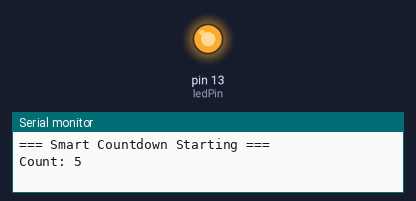
Bench run of a sketch on a simulated Arduino Uno, built with avr-gcc and run on an emulated ATmega328P. On the bench: output pins drawn as LEDs (lit = HIGH), the last lines printed to the serial monitor.

Above: at 0.1 s.
At 11.3 s:
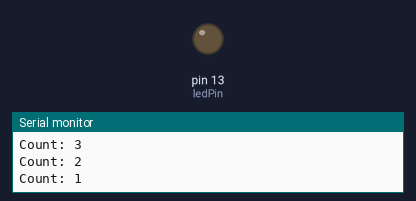
Timing chart, 0 to 12.8 s (numbered marks = the images above):
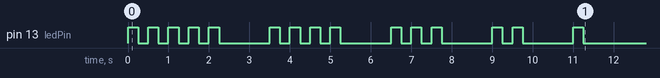

The sketch:

Assignment1_Mohammed.ino
```cpp
/*
  Assignment 1 – Task 5: Smart Countdown
  Programming C++ for Engineers Using Arduino

  Features:
  - Variables
  - Functions with parameters
  - while loops
  - Built-in LED control
  - Serial Monitor communication
  - Runs once inside setup()
*/

int startValue = 5;           // Countdown starting number
int ledPin = 13;              // Built-in LED pin

// Function to flash the LED a specified number of times
void flashLED(int times)
{
    int flashCounter = 0;

    while (flashCounter < times)
    {
        digitalWrite(ledPin, 1);  // HIGH or 1
        delay(250);

        digitalWrite(ledPin, 0);  // LOW or 0
        delay(250);

        flashCounter++;
    }
}

void setup()
{
    // Initialize LED and Serial communication
    pinMode(ledPin, OUTPUT);
    Serial.begin(9600);

    // Starting message
    Serial.println("=== Smart Countdown Starting ===");

    int currentCount = startValue;

    // Countdown loop
    while (currentCount >= 1)
    {
        Serial.print("Count: ");
        Serial.println(currentCount);

        // Blink LED according to the current count
        flashLED(currentCount);

        // Pause before moving to the next number
        delay(1000);

        currentCount--;
    }

    // Completion message
    Serial.println("=== Countdown Complete ===");
}

void loop()
{
    //  left empty
}
```
